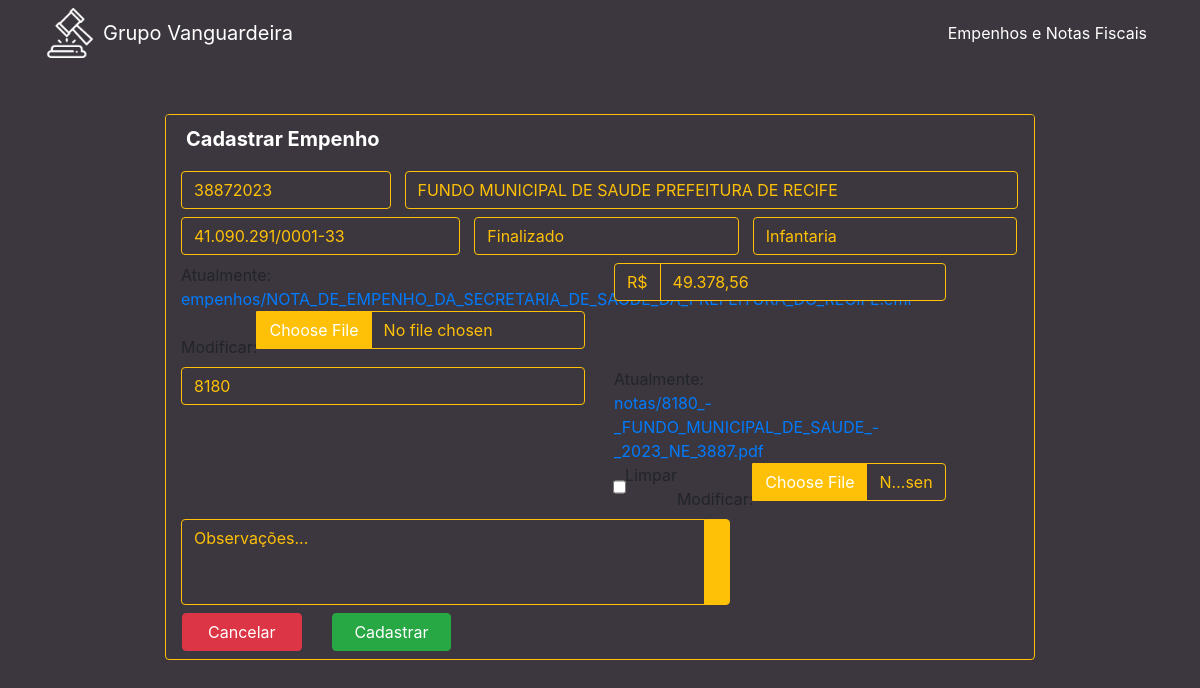
Page /edit/2027/ on the earlier database version.
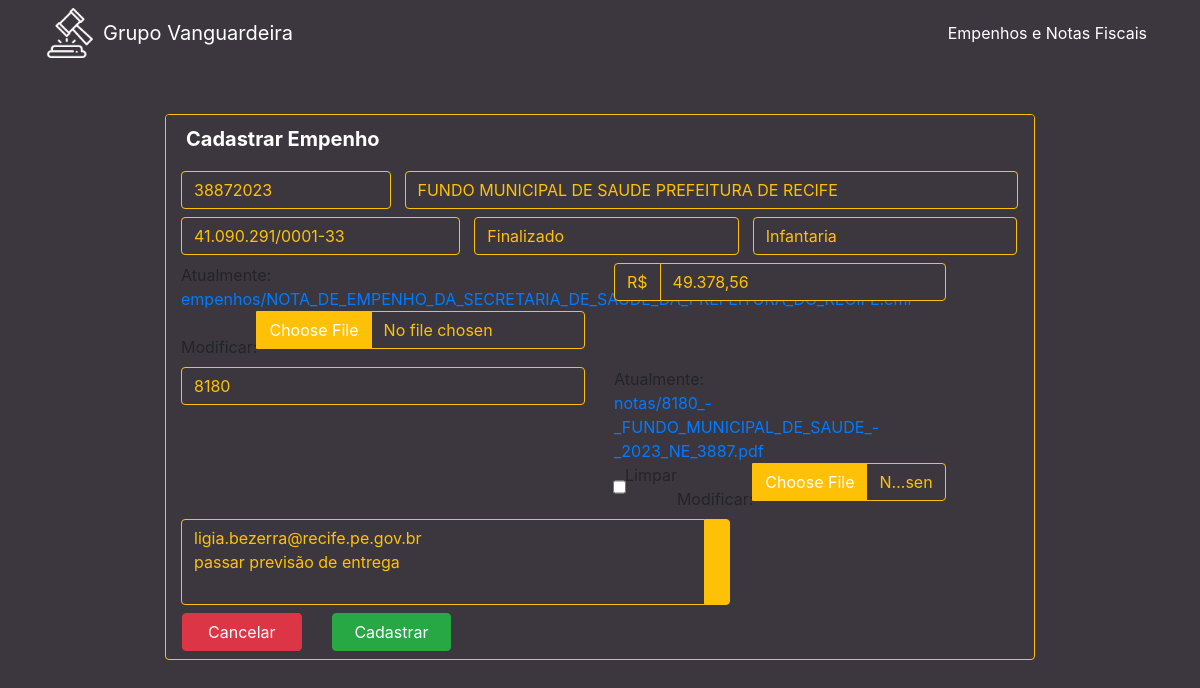
Same page on the later database version.
### cliente/models.py (models this page shows, shortened)
class Cliente(models.Model):
    numero = models.CharField(max_length=255)
    nome = models.CharField(max_length=255)
    cnpj = models.CharField(max_length=255)
    data_criacao = models.DateTimeField(default=timezone.now)
    categoria = models.ForeignKey(Categoria, on_delete=models.DO_NOTHING)
    empresa = models.ForeignKey(Empresa, on_delete=models.DO_NOTHING)
    empenho = models.FileField(upload_to='empenhos/', max_length=500)
    nfe = models.FileField(upload_to='notas/', max_length=500, default='0', blank=True)
    n_nfe = models.CharField(max_length=255, blank=True)
    descricao = models.TextField(blank=True)
    valor = models.CharField(max_length=255)

### cliente/views.py (the view)
# urls.py: path('edit/<int:pk>/', views.edit, name="edit"),
def edit(request, pk):
    cliente = Cliente.objects.get(pk=pk)
    form = ClienteForm(instance=cliente)
    return render(request, 'cliente/form.html', {'cliente': cliente, 'form': form})

### cliente/form.py
class ClienteForm(ModelForm):
    class Meta:
        model = Cliente
        fields = ['numero', 'nome', 'cnpj', 'data_criacao', 'categoria', 'empresa', 'empenho', 'descricao', 'valor', 'nfe', 'n_nfe']
    def __init__(self, *args, **kwargs):
        super(ClienteForm, self).__init__(*args, **kwargs)
        for field in self.fields:
            self.fields[field]. widget.attrs.update({'class': 'form-control'})

### cliente/models.py (called while the page is built)
    def __str__(self):
        return self.nome

    def __str__(self):
        return self.nome

### cliente/templates/cliente/form.html (shortened to what this page needs)
{% extends 'base.html' %}
{% load widget_tweaks %}
{% block conteudo %}
    <div class="container col-lg-12 center mt-5 w-75">
        <div class="card card-primary card-formulario">
            <div class="card-header">
                <h5 class="card-title mb-0">
                    Cadastrar Empenho
                </h5>
            </div>
            <form action="{% if cliente %}/cliente/update/{{cliente.id}}/{% else %}/cliente/create/{% endif %}" method="POST" enctype="multipart/form-data">
                  <div class="input-group col-12 p-15 my-2">
                    <div class="input-group col-3 p-0">
                      {% render_field form.numero name="numero" type="name" placeholder="Nº Empenho" autocomplete="off"%}
                    </div>
                    <div class="input-group col-9 pr-0">
                      {% render_field form.nome name="nome" id="nome" type="name" placeholder="Nome do cliente" autocomplete="off"%}
                    </div>
                  </div>
                  <div class="input-group col-12 mb-2 p-15">
                    <div class="input-group col-4 p-0" >
                      {% render_field form.cnpj type="text" onblur="checkCnpj(this.value)" id="cpfcnpj" placeholder="CNPJ" autocomplete="off"%}
                    </div>
                    <div class="input-group col-4 pr-0">
                      {% render_field form.categoria name="categoria" id="categoria" placeholder="Categoria" autocomplete="off"%}
                    </div>
                    <div class="input-group col-4 pr-0">
                      {% render_field form.empresa name="empresa" id="empresa" placeholder="Empresa" autocomplete="off"%}
                    </div>
                  </div>
                  <div class="input-group col-12 p-0">
                    <div class="input-group col-6 p-15 mb-2" >
                      {% render_field form.empenho name="empenho" type="file" placeholder="Empenho" autocomplete="off"%}
                    </div>
                    <div class="input-group col-5 p-15 mb-2" >
                      <span class="input-group-text valor" id="span-valor">R$</span>
                      {% render_field form.valor name="valor" type="text" id="valor" placeholder="Valor do empenho" autocomplete="off"%}
                    </div>
                  </div>
                  <div class="input-group col-12 p-0">
                    <div class="input-group col-6 p-15 mb-2" >
                      {% render_field form.n_nfe name="n_nfe" type="name" placeholder="Nº Nota" autocomplete="off"%}
                    </div>
                    <div class="input-group col-5 p-15 mb-2" >
                      {% render_field form.nfe name="nfe" type="file" value="0" placeholder="Nfe" autocomplete="off"%}
                    </div>
                  </div>
                  <div class="input-group col-8 p-15 mb-2" >
                    {% render_field form.descricao rows="3" style="resize:none;" placeholder="Observações..." type="text" autocomplete="off"%}
                    <div class="input-group-append">
                      <div class="input-group-text">
                      </div>
                    </div>
                  </div>
                <div class="row">
                    <div class="col-2 mb-2 ml-3">
                      <a class="btn btn-danger btn-block" href="{{ request.META.HTTP_REFERER }}">Cancelar</a>
                    </div>
                    <div class="col-2 m-0">
                      <button type="submit" class="btn btn-success btn-block" id="submit_button" >Cadastrar</button>
                    </div>
                </div>
            </form>
        </div>
    </div>
{% endblock %}

Differences in the rows shown:
changed Cliente "FUNDO MUNICIPAL DE SAUDE PREFEITURA DE RECIFE": descricao (not shown) → "ligia.bezerra@recife.pe.gov.br passar previsão de entrega"
